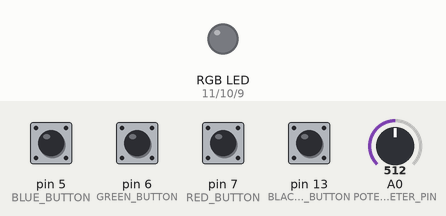
This sketch was run on a simulated Arduino Uno, built with avr-gcc and run on an emulated ATmega328P. On the bench: an RGB LED mixed from three pins (HIGH = lit). Inputs (shaded band) come from the test bench; at power-on: pin 5 (BLUE_BUTTON), pin 6 (GREEN_BUTTON), pin 7 (RED_BUTTON), pin 13 (BLACKOUT_BUTTON) HIGH, A0 (POTENTIOMETER_PIN) = 512. Dim RGB values are drawn brighter than linear.

Above: at 1.2 s.
1.3 s: pin 5 (BLUE_BUTTON) pulled LOW for 0.15 s
At 2.0 s:
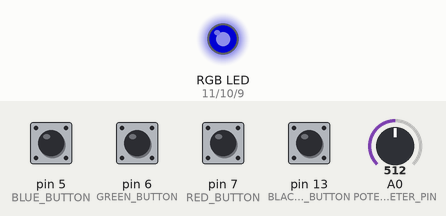
2.9 s: pin 6 (GREEN_BUTTON) pulled LOW for 0.15 s
At 3.2 s:
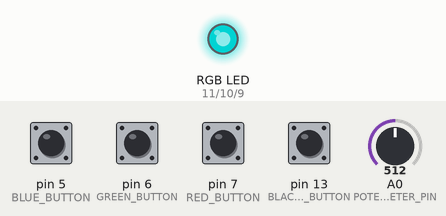
4.5 s: pin 7 (RED_BUTTON) pulled LOW for 0.15 s
At 5.6 s:
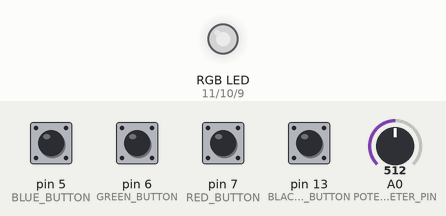
6.1 s: pin 13 (BLACKOUT_BUTTON) pulled LOW for 0.15 s
At 6.9 s:
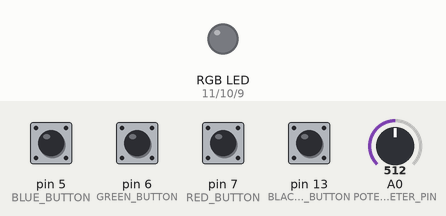
7.7 s: pin 6 (GREEN_BUTTON) pulled LOW for 1 s
At 8.1 s:
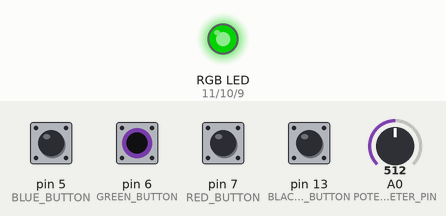
10.2 s: pin 7 (RED_BUTTON) pulled LOW for 1 s
At 11.2 s:
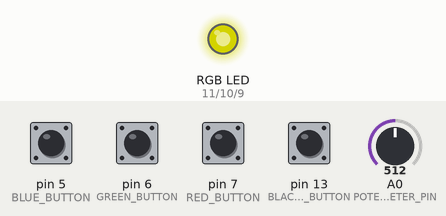
Timing chart, 0 to 13.2 s (numbered marks = the images above; inputs shaded):
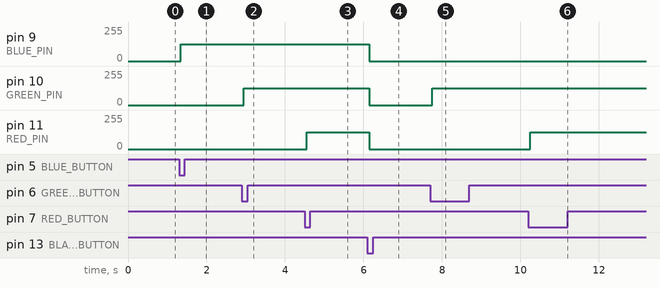

The sketch:

5_rgb_8bits_palette_mixer_better_one.ino
```cpp
// Poteciometer pin initialization
const int POTENTIOMETER_PIN = A0;

// LED pin initialization
const int RED_PIN = 11;
const int GREEN_PIN = 10;
const int BLUE_PIN = 9;

// Blackout button pin initialization
const int BLACKOUT_BUTTON = 13;

// Button pin initialization
const int RED_BUTTON = 7;
const int GREEN_BUTTON = 6;
const int BLUE_BUTTON = 5;
const int STAY = -1;

struct RGB { // We are working with a RGB LED, and, as such, it receives 3 int values that represents the intensities of each color
	uint8_t r;
	uint8_t g;
	uint8_t b;

	RGB(): r(0), g(0), b(0) {} // Default values

	void update(char buttonReading, int intensity) { // values control
		switch(buttonReading){
		case RED_BUTTON:
			r = intensity;
			break;
		case GREEN_BUTTON:
			g = intensity;
			break;
		case BLUE_BUTTON:
			b = intensity;
			break;
		}
	}

	void reset() { // blackout
		r = 0;
		g = 0;
		b = 0;
	}
};

// GLobal variables
RGB ledWriting; // color selected

uint8_t pwm = 0; // intensity reading
int potentiometerReading = 0; // potentiometer reading (needs adjustment)
char colorPressed = '0'; // Button control

int DEBOUNCE = 50;


void setup() {
	// LED pin configuration
	pinMode(RED_PIN, OUTPUT);
	pinMode(GREEN_PIN,OUTPUT);
	pinMode(BLUE_PIN,OUTPUT);

	// Button pin configuration
	pinMode(RED_BUTTON, INPUT_PULLUP);
	pinMode(GREEN_BUTTON, INPUT_PULLUP);
	pinMode(BLUE_BUTTON, INPUT_PULLUP);

	// Potentiometer pin configuration
	pinMode(POTENTIOMETER_PIN, INPUT);

	// Blackout button initialization
	pinMode(BLACKOUT_BUTTON, INPUT_PULLUP);
}

void loop() {
	potentiometerReading = analogRead(POTENTIOMETER_PIN); // The objective is to control the intensity of a color by the use of a potentiometer
	pwm = map(potentiometerReading, 0, 1023, 0, 255); // 10 bits to 8 bits

	colorPressed = getButtonReading();

	if (colorPressed == BLACKOUT_BUTTON) {
		ledWriting.reset();
	} else {
		ledWriting.update(colorPressed, pwm);
	}

	updateLedColoring(ledWriting); // You can add or update a color and it's intensity by adjusting the potentiometer before pressing the respective button, or turn everything off by pressing the designated button.
}

int getButtonReading() { // buttons control
	int btns[] = {RED_BUTTON, GREEN_BUTTON, BLUE_BUTTON, BLACKOUT_BUTTON};

	for (uint8_t i = 0; i < 4; i++) {
		if (digitalRead(btns[i]) == LOW){
			delay(DEBOUNCE);
			return btns[i];
		}
	}

	return STAY;
}

void updateLedColoring(RGB led) { // LED control
	analogWrite(RED_PIN, led.r);
	analogWrite(GREEN_PIN, led.g);
	analogWrite(BLUE_PIN, led.b);
}
```

Measured:
- after the input at 1.3 s, pin 9 (BLUE_PIN): 0/255 → 127/255 after 0.05 s
- after the input at 2.9 s, pin 10 (GREEN_PIN): 0/255 → 127/255 after 0.05 s
- after the input at 4.5 s, pin 11 (RED_PIN): 0/255 → 127/255 after 0.05 s
- after the input at 6.1 s, pin 9 (BLUE_PIN), pin 10 (GREEN_PIN), pin 11 (RED_PIN): 127/255 → 0/255 after 0.05 s
- after the input at 7.7 s, pin 10 (GREEN_PIN): 0/255 → 127/255 after 0.05 s
- after the input at 10.2 s, pin 11 (RED_PIN): 0/255 → 127/255 after 0.05 s
